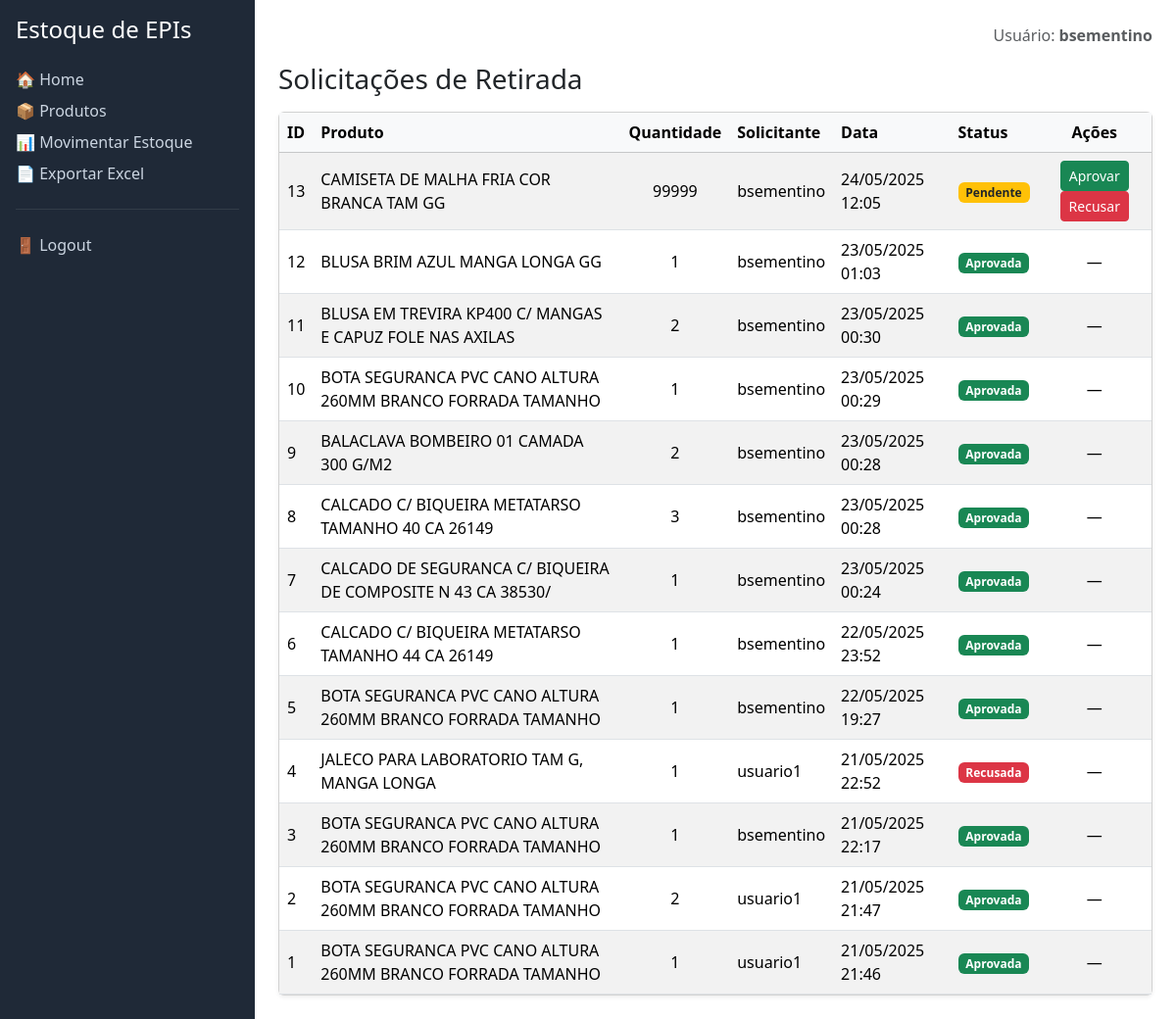
The app's page /retiradas/ (signed in) with its own data.
### estoque/models.py (models this page shows, shortened)
class Retirada(models.Model):
    STATUS_CHOICES = [
        ('PENDENTE', 'Pendente'),
        ('APROVADA', 'Aprovada'),
        ('RECUSADA', 'Recusada'),
    ]
    produto = models.ForeignKey(Produto, on_delete=models.CASCADE)
    quantidade = models.PositiveIntegerField()
    solicitante = models.ForeignKey(User, on_delete=models.CASCADE)
    data_retirada = models.DateTimeField(auto_now_add=True)
    status = models.CharField(max_length=10, choices=STATUS_CHOICES, default='PENDENTE')
    observacao = models.TextField(blank=True, null=True)

class Produto(models.Model):
    nome = models.CharField(max_length=100)
    estoque_fisico = models.IntegerField()
    estoque_minimo = models.IntegerField(default=0)
    preco_unitario = models.DecimalField(max_digits=10, decimal_places=2, default=0.0)

### estoque/views.py (the view)
# urls.py: path('retiradas/', views.listar_retiradas, name='listar_retiradas'),
@staff_member_required
def listar_retiradas(request):
    retiradas = Retirada.objects.all().order_by('-data_retirada')
    return render(request, 'registration/listar_retiradas.html', {'retiradas': retiradas})

### estoque/templates/registration/listar_retiradas.html (shortened to what this page needs)
{% extends "registration/base.html" %}
{% load static %}
{% block content %}
<div class="d-flex justify-content-between align-items-center mb-3">
  <h3 class="mb-0">Solicitações de Retirada</h3>
</div>
<div class="card shadow-sm">
  <div class="table-responsive">
    <table class="table table-striped align-middle mb-0">
      <thead class="table-light">
        <tr>
          <th>ID</th>
          <th>Produto</th>
          <th class="text-center">Quantidade</th>
          <th>Solicitante</th>
          <th>Data</th>
          <th>Status</th>
          <th class="text-center">Ações</th>
        </tr>
      </thead>
      <tbody>
        {% for retirada in retiradas %}
          <tr>
            <td>{{ retirada.id }}</td>
            <td>{{ retirada.produto.nome }}</td>
            <td class="text-center">{{ retirada.quantidade }}</td>
            <td>{{ retirada.solicitante.username }}</td>
            <td>{{ retirada.data_retirada|date:"d/m/Y H:i" }}</td>
            <td>
              {% if retirada.status == "PENDENTE" %}
                <span class="badge bg-warning text-dark">Pendente</span>
              {% elif retirada.status == "APROVADA" %}
                <span class="badge bg-success">Aprovada</span>
              {% else %}
                <span class="badge bg-danger">Recusada</span>
              {% endif %}
            </td>
            <td class="text-center">
              {% if retirada.status == "PENDENTE" %}
                <a href="{% url 'estoque:aprovar_retirada' retirada.id %}" class="btn btn-sm btn-success">Aprovar</a>
                <a href="{% url 'estoque:negar_retirada' retirada.id %}" class="btn btn-sm btn-danger">Recusar</a>
              {% else %}
                —
              {% endif %}
            </td>
          </tr>
        {% empty %}
          <tr>
            <td colspan="7" class="text-center text-muted py-4">Nenhuma solicitação encontrada.</td>
          </tr>
        {% endfor %}
      </tbody>
    </table>
  </div>
</div>
{% endblock %}

### estoque/templates/registration/base.html (shortened to what this page needs)
{% load static %}
<!doctype html>
<html lang="pt-br">
<head>
  <link href="{% static 'css/bootstrap.min.css' %}" rel="stylesheet">
</head>
<body>
  <div class="app">
    <aside class="sidebar p-3">
      <h4 class="mb-4">Estoque de EPIs</h4>
      <nav class="d-flex flex-column gap-2">
        {% if user.is_authenticated %}
          <a class="{% if request.resolver_match.url_name == 'dashboard' %}active{% endif %}"
             href="{% url 'estoque:dashboard' %}">🏠 Home</a>
          <a class="{% if request.resolver_match.url_name == 'lista_produtos' %}active{% endif %}"
             href="{% url 'estoque:lista_produtos' %}">📦 Produtos</a>
          <a class="{% if request.resolver_match.url_name == 'registrar_movimentacao' %}active{% endif %}"
             href="{% url 'estoque:registrar_movimentacao' %}">📊 Movimentar Estoque</a>
          <a href="{% url 'estoque:exportar_excel' %}">📄 Exportar Excel</a>
          <hr class="border-secondary">
          <a href="{% url 'logout' %}">🚪 Logout</a>
        {% else %}
          <a class="{% if request.resolver_match.url_name == 'login' %}active{% endif %}"
             href="{% url 'login' %}">🔐 Login</a>
        {% endif %}
      </nav>
    </aside>
    <main class="p-4">
      <div class="d-flex justify-content-end mb-3 text-muted">
        {% if user.is_authenticated %}Usuário: <strong class="ms-1">{{ request.user.username }}</strong>{% endif %}
      </div>
      {% block content %}{% endblock %}
    </main>
  </div>
</body>
</html>

### estoque/templates/registration/base.html (style rules this page uses)
.app { display: grid; grid-template-columns: 260px 1fr; min-height: 100vh; }
.sidebar { background:#1f2937; color:#fff; }
.sidebar a { color:#cbd5e1; text-decoration:none; }

### records on screen
Retirada: id "13", produto.nome "CAMISETA DE MALHA FRIA COR BRANCA TAM GG", quantidade "99999", solicitante.username "bsementino", data_retirada "24/05/2025 12:05", status "Pendente"
Retirada: id "12", produto.nome "BLUSA BRIM AZUL MANGA LONGA GG", quantidade "1", solicitante.username "bsementino", data_retirada "23/05/2025 01:03", status "Aprovada"
Retirada: id "11", produto.nome "BLUSA EM TREVIRA KP400 C/ MANGAS E CAPUZ FOLE NAS AXILAS", quantidade "2", solicitante.username "bsementino", data_retirada "23/05/2025 00:30", status "Aprovada"
Retirada: id "10", produto.nome "BOTA SEGURANCA PVC CANO ALTURA 260MM BRANCO FORRADA TAMANHO", quantidade "1", solicitante.username "bsementino", data_retirada "23/05/2025 00:29", status "Aprovada"
Retirada: id "9", produto.nome "BALACLAVA BOMBEIRO 01 CAMADA 300 G/M2", quantidade "2", solicitante.username "bsementino", data_retirada "23/05/2025 00:28", status "Aprovada"
Retirada: id "8", produto.nome "CALCADO C/ BIQUEIRA METATARSO TAMANHO 40 CA 26149", quantidade "3", solicitante.username "bsementino", data_retirada "23/05/2025 00:28", status "Aprovada"
Retirada: id "7", produto.nome "CALCADO DE SEGURANCA C/ BIQUEIRA DE COMPOSITE N 43 CA 38530/", quantidade "1", solicitante.username "bsementino", data_retirada "23/05/2025 00:24", status "Aprovada"
Retirada: id "6", produto.nome "CALCADO C/ BIQUEIRA METATARSO TAMANHO 44 CA 26149", quantidade "1", solicitante.username "bsementino", data_retirada "22/05/2025 23:52", status "Aprovada"
Retirada: id "5", produto.nome "BOTA SEGURANCA PVC CANO ALTURA 260MM BRANCO FORRADA TAMANHO", quantidade "1", solicitante.username "bsementino", data_retirada "22/05/2025 19:27", status "Aprovada"
Retirada: id "4", produto.nome "JALECO PARA LABORATORIO TAM G, MANGA LONGA", quantidade "1", solicitante.username "usuario1", data_retirada "21/05/2025 22:52", status "Recusada"
Retirada: id "3", produto.nome "BOTA SEGURANCA PVC CANO ALTURA 260MM BRANCO FORRADA TAMANHO", quantidade "1", solicitante.username "bsementino", data_retirada "21/05/2025 22:17", status "Aprovada"
Retirada: id "2", produto.nome "BOTA SEGURANCA PVC CANO ALTURA 260MM BRANCO FORRADA TAMANHO", quantidade "2", solicitante.username "usuario1", data_retirada "21/05/2025 21:47", status "Aprovada"
Retirada: id "1", produto.nome "BOTA SEGURANCA PVC CANO ALTURA 260MM BRANCO FORRADA TAMANHO", quantidade "1", solicitante.username "usuario1", data_retirada "21/05/2025 21:46", status "Aprovada"

### other values on screen
{{ request.user.username }} "bsementino"
